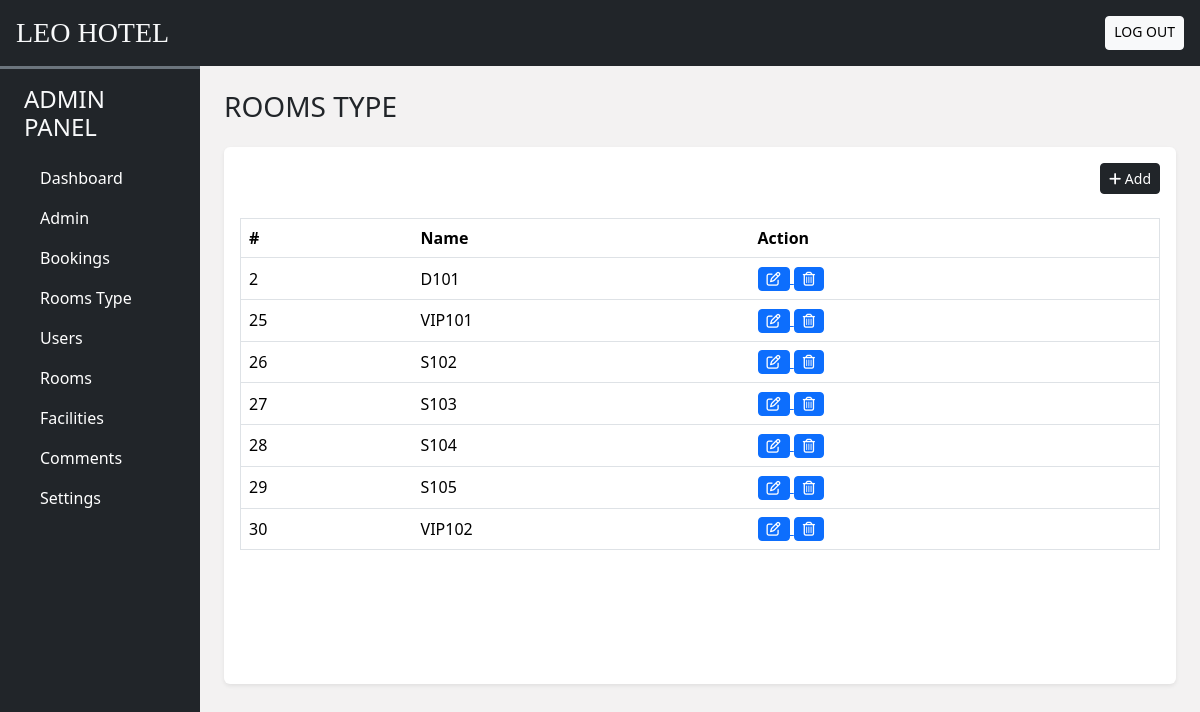
The page /admin/index.php?act=room_type (signed in) on the database as committed earlier.
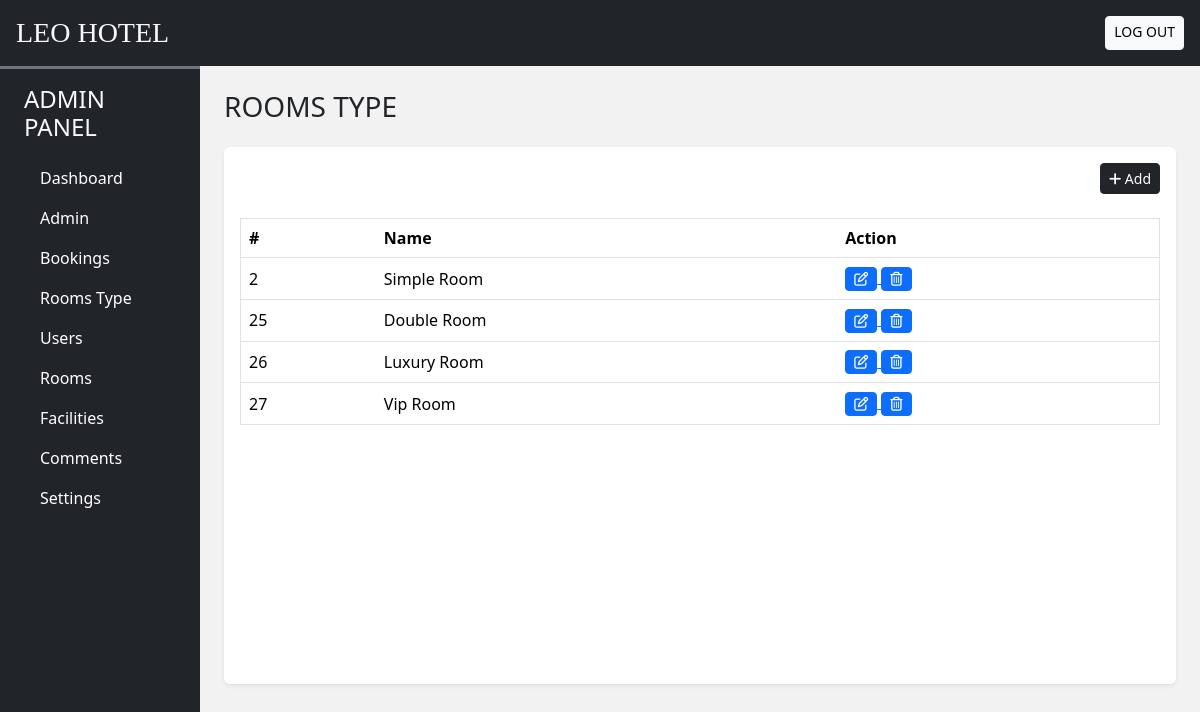
The same page on the database as committed later.
### tables this page shows
CREATE TABLE `rooms_type` (
  `id` int(11) NOT NULL,
  `name` varchar(150) NOT NULL,
  `area` varchar(100) NOT NULL,
  `quanlity` int(11) NOT NULL,
  `description` varchar(250) NOT NULL
);

### model/pdo.php (called while the page is built, shortened)
<?php
function pdo_get_connection(){
    $servername = "localhost";
    $username = "root";
    $password = "";
    try {
        $conn = new PDO("mysql:host=$servername;dbname=duan1", $username, $password);
        $conn->setAttribute(PDO::ATTR_ERRMODE, PDO::ERRMODE_EXCEPTION);
        return $conn;
    } catch(PDOException $e) {
        echo "Connection failed: " . $e->getMessage();
    }
}
function pdo_query($sql){
    $sql_args=array_slice(func_get_args(),1);
    try{
        $conn=pdo_get_connection();
        $stmt=$conn->prepare($sql);
        $stmt->execute($sql_args);
        $rows=$stmt->fetchAll();
        return $rows;
    }
    catch(PDOException $e){
        throw $e;
    }
    finally{
        unset($conn);
    }
}
?>

### model/room_type.php (called while the page is built, shortened)
<?php
    function loadall_room_type(){
        $sql = "SELECT * FROM `rooms_type` WHERE 1";
        $result = pdo_query($sql);
        return $result;
    }
?>

### admin/rooms_type/list.php (the view, shortened to what this page needs)
<!DOCTYPE html>
<html lang="en">
<head>
    <link rel="stylesheet" href="inc/links.php">
</head>
<body>
    <div class="container-fluid">
        <div class="row">
            <div class="col-lg-10 ms-auto p-4 overflow-hidden">
                <h3 class="mb-4">ROOMS TYPE</h3>
                <div class="card border-0 shadow-sm mb-4">
                    <div class="card-body">
                        <div class="text-end mb-4">
                            <button type="button" class="btn btn-dark shadow-none btn-sm" data-bs-toggle="modal" data-bs-target="#add-rooms">
                                <i class="fa-solid fa-plus"></i> Add
                            </button>
                        </div>
                        <div class="table-responsive-lg" style="height: 450px; overflow-y: scroll;">
                        <table class="table table-hover border">
                            <thead>
                                <tr class="bg-dark text-light">
                                    <th scope="col">#</th>
                                    <th scope="col">Name</th>
                                    <th scope="col">Action</th>
                                </tr>
                            </thead>
                            <?php
                                foreach($list_room_type as $rt){
                                    extract($rt);
                                    echo '
                                    <tbody>
                                        <tr class="align-middle">
                                            <td>'.$id.'</td>
                                            <td>'.$name.'</td>
                                            <td>
                                                <a href="?act=edit_room_type&id='.$id.'">
                                                    <button type="button" class="btn btn-primary shadow-none btn-sm" data-bs-toggle="modal" >
                                                        <i class="fa-regular fa-pen-to-square"></i>
                                                    </button>
                                                </a>
                                                <a href="?act=delete_room_type&id='.$id.'">
                                                    <button type="button" class="btn btn-primary shadow-none btn-sm" data-bs-toggle="modal" >
                                                        <i class="fa-regular fa-trash-can"></i>
                                                    </button>
                                                </a>
                                            </td>
                                        </tr>
                                    </tbody>
                                    ';
                                }
                            ?>
                        </table>
                        </div>
                    </div>
                </div>
            </div>
        </div>
    </div>
</body>
</html>

Rows that differ between the two databases and show on the page:
removed rooms_type: id "28", name "S104"
removed rooms_type: id "29", name "S105"
removed rooms_type: id "30", name "VIP102"
changed rooms_type id 2: name "D101" → "Simple Room"
changed rooms_type id 25: name "VIP101" → "Double Room"
changed rooms_type id 26: name "S102" → "Luxury Room"
changed rooms_type id 27: name "S103" → "Vip Room"
